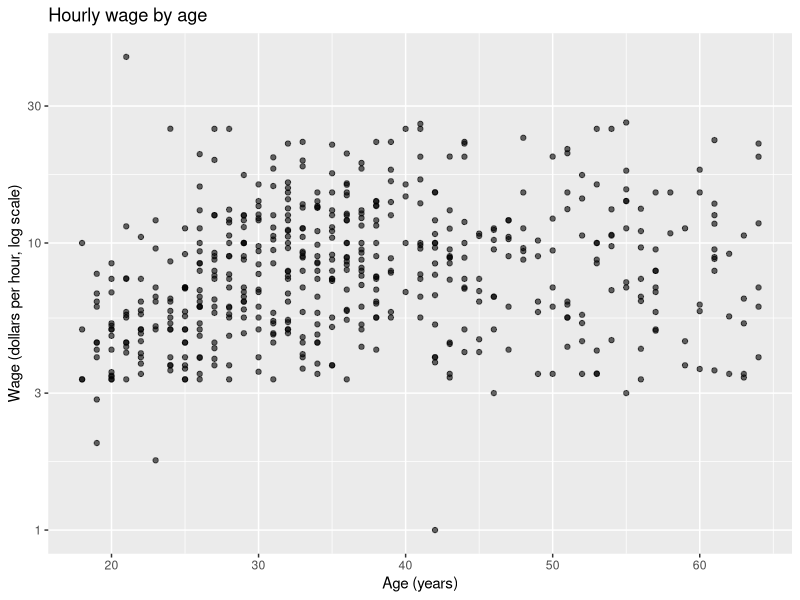
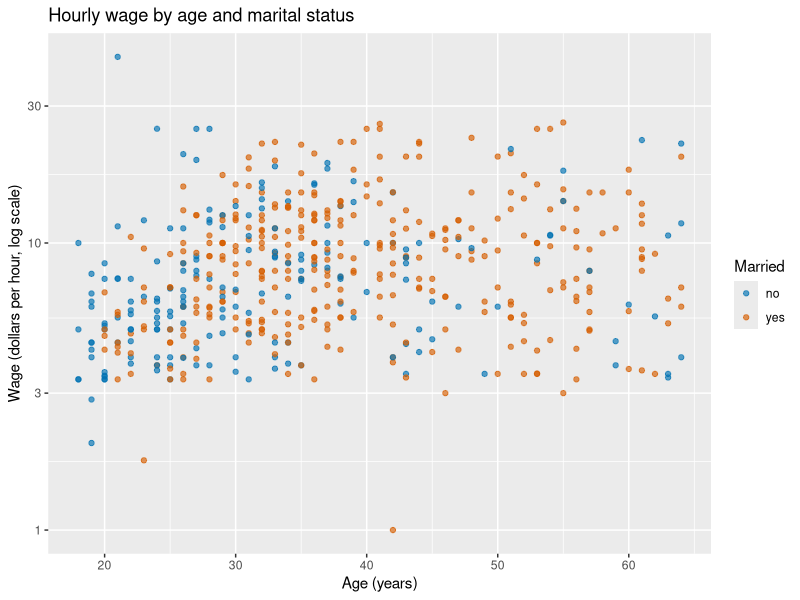
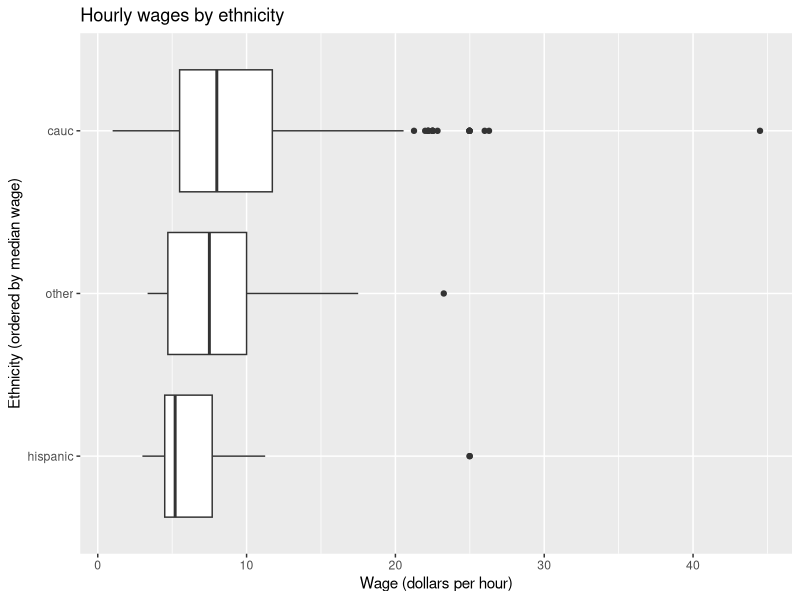
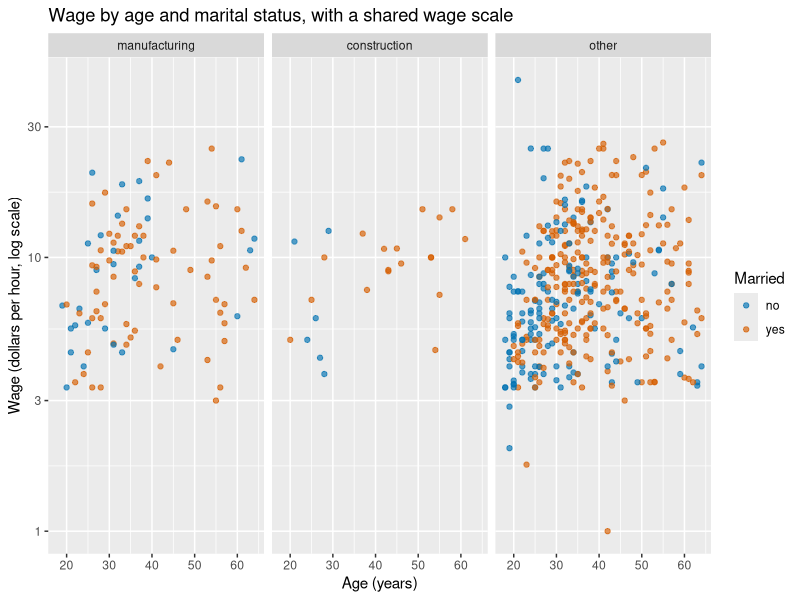
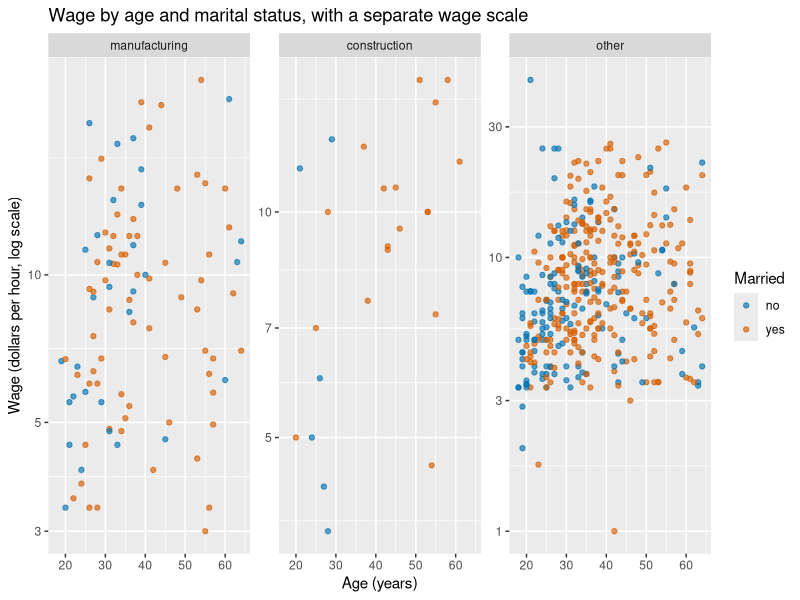
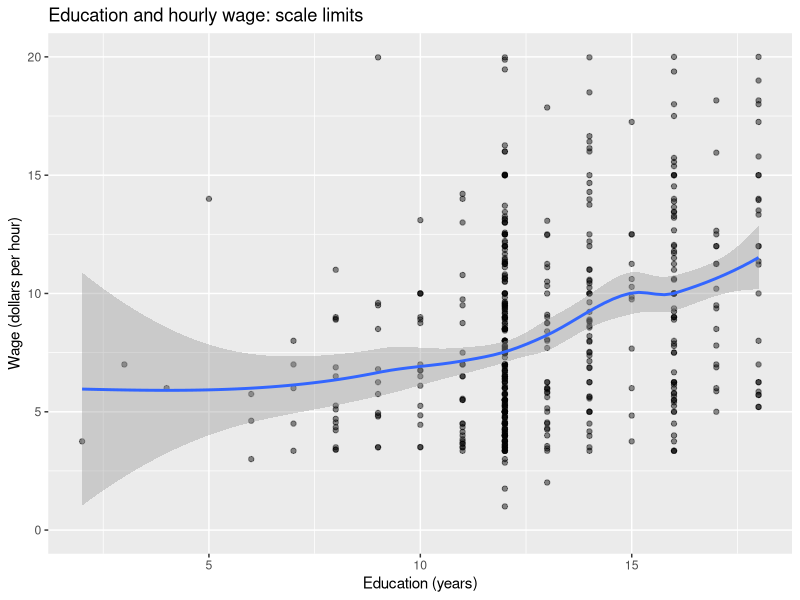
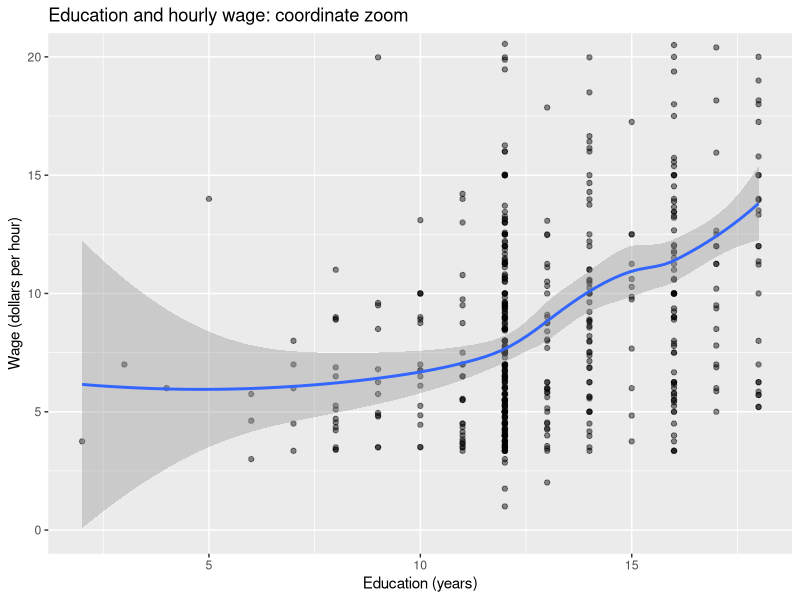
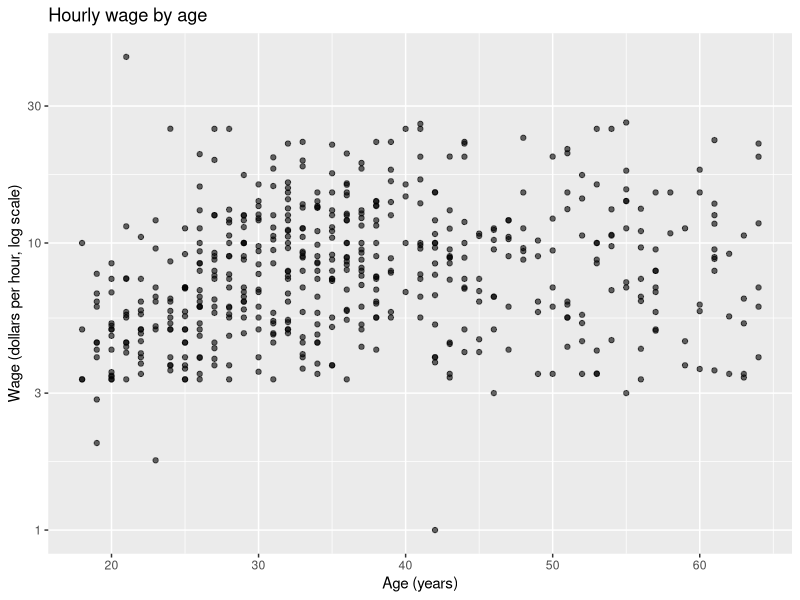

Reproduce these figures in R, in order.
library(AER)
library(ggplot2)

data("CPS1985", package = "AER")
dir.create("figures", showWarnings = FALSE)

married_levels <- levels(CPS1985$married)
married_colours <- setNames(
  c("#0072B2", "#D55E00"),
  married_levels
)

p1 <- ggplot(CPS1985, aes(x = age, y = wage)) +
  geom_point(alpha = 0.6) +
  scale_y_log10() +
  labs(
    title = "Hourly wage by age",
    x = "Age (years)",
    y = "Wage (dollars per hour, log scale)"
  )

p2 <- ggplot(
  CPS1985,
  aes(x = age, y = wage, colour = married)
) +
  geom_point(alpha = 0.65) +
  scale_y_log10() +
  scale_colour_manual(values = married_colours) +
  labs(
    title = "Hourly wage by age and marital status",
    x = "Age (years)",
    y = "Wage (dollars per hour, log scale)",
    colour = "Married"
  )

p3 <- ggplot(
  CPS1985,
  aes(x = reorder(ethnicity, wage, FUN = median), y = wage)
) +
  geom_boxplot() +
  coord_flip() +
  labs(
    title = "Hourly wages by ethnicity",
    x = "Ethnicity (ordered by median wage)",
    y = "Wage (dollars per hour)"
  )

p4_fixed <- p2 +
  facet_wrap(~ sector) +
  labs(title = "Wage by age and marital status, with a shared wage scale")

p4_free <- p2 +
  facet_wrap(~ sector, scales = "free_y") +
  labs(title = "Wage by age and marital status, with a separate wage scale")

p5_scale_limits <- ggplot(
  CPS1985,
  aes(x = education, y = wage)
) +
  geom_point(alpha = 0.45) +
  geom_smooth(method = "loess") +
  scale_y_continuous(limits = c(0, 20)) +
  labs(
    title = "Education and hourly wage: scale limits",
    x = "Education (years)",
    y = "Wage (dollars per hour)"
  )

p5_coord_zoom <- ggplot(
  CPS1985,
  aes(x = education, y = wage)
) +
  geom_point(alpha = 0.45) +
  geom_smooth(method = "loess") +
  coord_cartesian(ylim = c(0, 20)) +
  labs(
    title = "Education and hourly wage: coordinate zoom",
    x = "Education (years)",
    y = "Wage (dollars per hour)"
  )

print(p1)
print(p2)
print(p3)
print(p4_fixed)
print(p4_free)
print(p5_scale_limits)  # Check and copy the warning shown in the Console
print(p5_coord_zoom)

ggsave("figures/q1_wage_by_age.png", p1, width = 7, height = 5, dpi = 300)
ggsave("figures/q2_wage_by_age_married.png", p2, width = 7, height = 5, dpi = 300)
ggsave("figures/q3_wage_by_ethnicity.png", p3, width = 7, height = 5, dpi = 300)
ggsave("figures/q4_facet_fixed_scale.png", p4_fixed, width = 9, height = 5, dpi = 300)
ggsave("figures/q4_facet_free_y.png", p4_free, width = 9, height = 5, dpi = 300)
ggsave("figures/q5_scale_limits.png", p5_scale_limits, width = 7, height = 5, dpi = 300)
ggsave("figures/q5_coord_cartesian.png", p5_coord_zoom, width = 7, height = 5, dpi = 300)
